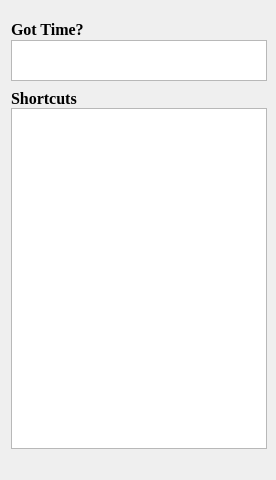
<?xml version="1.0" encoding="UTF-8"?>
<ui version="4.0">
 <class>popUpDialogClass</class>
 <widget class="QWidget" name="popUpDialogClass">
  <property name="geometry">
   <rect>
    <x>0</x>
    <y>0</y>
    <width>276</width>
    <height>480</height>
   </rect>
  </property>
  <property name="windowTitle">
   <string>Form</string>
  </property>
  <widget class="QLabel" name="FloatingText">
   <property name="enabled">
    <bool>true</bool>
   </property>
   <property name="geometry">
    <rect>
     <x>11</x>
     <y>21</y>
     <width>251</width>
     <height>16</height>
    </rect>
   </property>
   <property name="font">
    <font>
     <family>Times New Roman</family>
     <pointsize>12</pointsize>
     <weight>75</weight>
     <bold>true</bold>
    </font>
   </property>
   <property name="text">
    <string>Got Time?</string>
   </property>
  </widget>
  <widget class="QTextBrowser" name="FloatingBox">
   <property name="enabled">
    <bool>true</bool>
   </property>
   <property name="geometry">
    <rect>
     <x>11</x>
     <y>40</y>
     <width>256</width>
     <height>41</height>
    </rect>
   </property>
   <property name="font">
    <font>
     <pointsize>12</pointsize>
     <weight>50</weight>
     <bold>false</bold>
    </font>
   </property>
   <property name="focusPolicy">
    <enum>Qt::NoFocus</enum>
   </property>
  </widget>
  <widget class="QLabel" name="Shortcuts">
   <property name="geometry">
    <rect>
     <x>11</x>
     <y>90</y>
     <width>251</width>
     <height>16</height>
    </rect>
   </property>
   <property name="font">
    <font>
     <family>Times New Roman</family>
     <pointsize>12</pointsize>
     <weight>75</weight>
     <bold>true</bold>
    </font>
   </property>
   <property name="text">
    <string>Shortcuts</string>
   </property>
  </widget>
  <widget class="QTextBrowser" name="ShortcutsBox">
   <property name="geometry">
    <rect>
     <x>11</x>
     <y>108</y>
     <width>256</width>
     <height>341</height>
    </rect>
   </property>
   <property name="font">
    <font>
     <pointsize>12</pointsize>
    </font>
   </property>
   <property name="focusPolicy">
    <enum>Qt::NoFocus</enum>
   </property>
  </widget>
  <zorder>FloatingText</zorder>
  <zorder>Shortcuts</zorder>
  <zorder>FloatingBox</zorder>
  <zorder>ShortcutsBox</zorder>
 </widget>
 <resources/>
 <connections/>
</ui>
